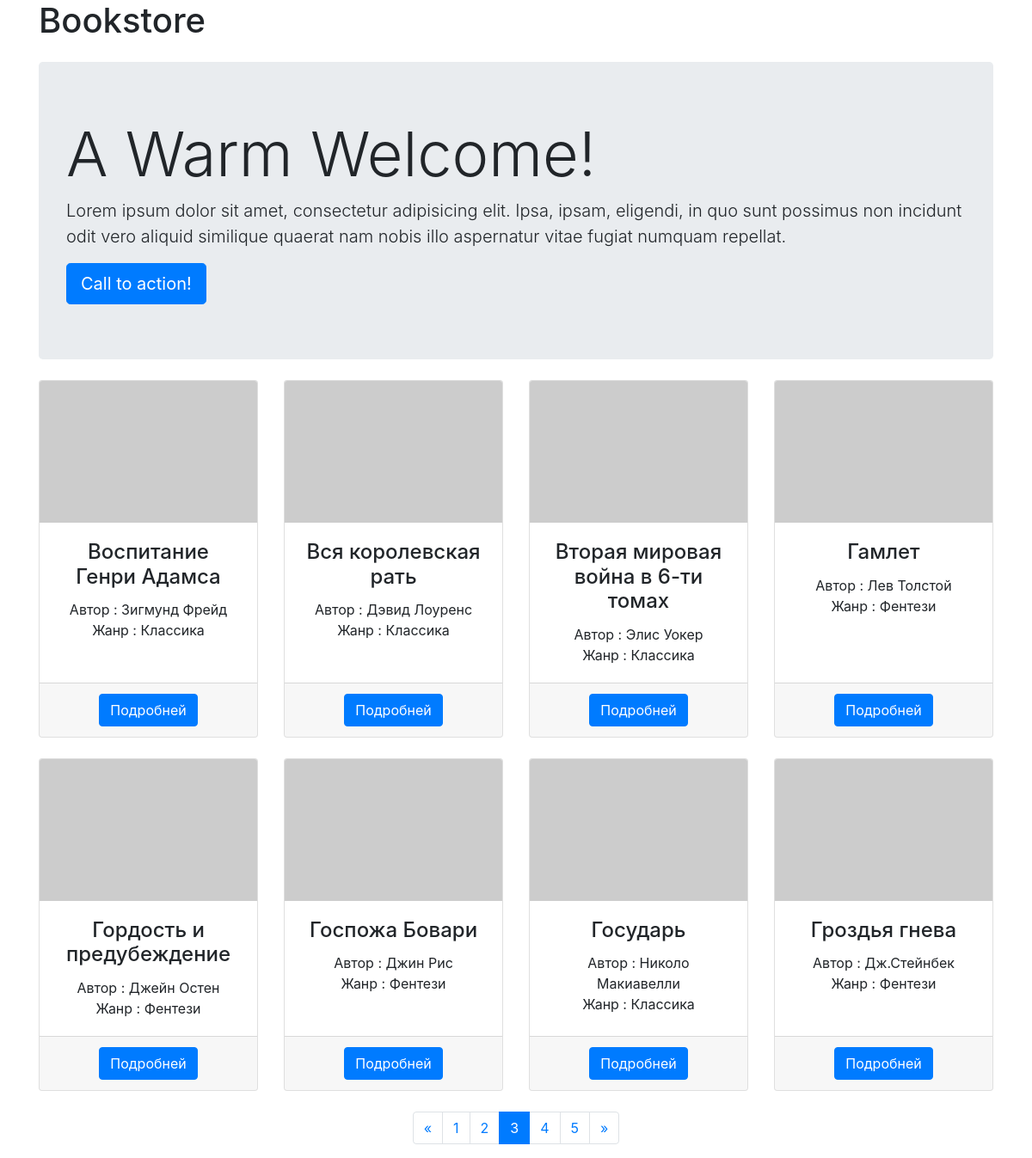
/?page=3, run on the app's committed database.
### tables this page shows
CREATE TABLE `book` (
  `id` int(10) unsigned NOT NULL AUTO_INCREMENT,
  `title` varchar(45) NOT NULL,
  `author_id` int(10) unsigned NOT NULL,
  `genre_id` int(10) unsigned DEFAULT NULL,
  PRIMARY KEY (`id`)
);

CREATE TABLE `author` (
  `id` int(11) NOT NULL,
  `name` varchar(255) DEFAULT NULL,
  PRIMARY KEY (`id`)
);

CREATE TABLE `genre` (
  `id` int(10) unsigned NOT NULL AUTO_INCREMENT,
  `name` varchar(45) NOT NULL,
  PRIMARY KEY (`id`)
);

### index.php (the view, shortened to what this page needs)
<?php
require 'functions.php';
$books = getBooks();
?>
<!doctype html>
<html lang="en">
<head>
    <link rel="stylesheet" href="https://stackpath.bootstrapcdn.com/bootstrap/4.4.1/css/bootstrap.min.css"
>
</head>
<body>
<div class="container">
    <h1>Bookstore</h1>
    <header class="jumbotron my-4">
        <h1 class="display-3">A Warm Welcome!</h1>
        <p class="lead">Lorem ipsum dolor sit amet, consectetur adipisicing elit. Ipsa, ipsam, eligendi, in quo sunt possimus non incidunt odit vero aliquid similique quaerat nam nobis illo aspernatur vitae fugiat numquam repellat.</p>
        <a href="#" class="btn btn-primary btn-lg">Call to action!</a>
    </header>
    <div class="row text-center">
        <?php foreach ($books as $item) : ?>
        <div class="col-lg-3 col-md-6 mb-4">
            <div class="card h-100">
                <img class="card-img-top" src="http://placehold.it/500x325" alt="">
                <div class="card-body">
                    <h4 class="card-title"><?php echo $item['title'] ?></h4>
                    <p class="card-text mb-0">Автор : <?php echo $item['author'] ?></p>
                    <p class="card-text">Жанр : <?php echo $item['genre'] ?></p>
                </div>
                <div class="card-footer">
                    <a href="./page.php?book_id=<?php echo $item['book_id']; ?>" class="btn btn-primary">Подробней</a>
                </div>
            </div>
        </div>
        <?php endforeach; ?>
    </div>
    <?php echo pagination() ?>
</div>
</body>
</html>

### data on the page
book: title "Воспитание Генри Адамса", author.name "Зигмунд Фрейд", genre.name "Классика"
book: title "Вся королевская рать", author.name "Дэвид Лоуренс", genre.name "Классика"
book: title "Вторая мировая война в 6-ти томах", author.name "Элис Уокер", genre.name "Классика"
book: title "Гамлет", author.name "Лев Толстой", genre.name "Фентези"
book: title "Гордость и предубеждение", author.name "Джейн Остен", genre.name "Фентези"
book: title "Госпожа Бовари", author.name "Джин Рис", genre.name "Фентези"
book: title "Государь", author.name "Николо Макиавелли", genre.name "Классика"
book: title "Гроздья гнева", author.name "Дж.Стейнбек", genre.name "Фентези"
